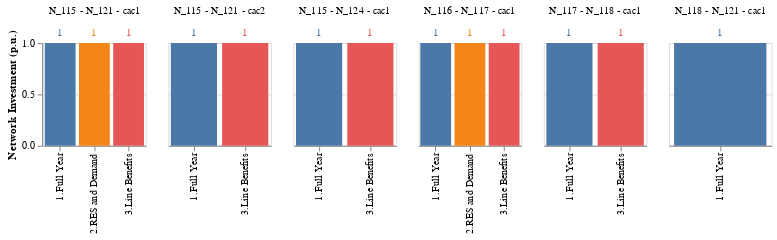

This figure's notebook cell:
### Code cell
import altair as alt

base = alt.Chart(df.reset_index()).encode(
    alt.X("Category2:O").title(''),
    alt.Y("sum(pu):Q").title('Network Investment (p.u.)'),
    alt.Color("Category2:N").title('').legend(None),
    alt.Text("sum(pu):Q", format=".0f"),
).properties(
    width=100,
    height=100
)

alt.layer(
    base.mark_bar(),
    base.mark_text(dy=-10)
).facet(
    alt.Column("Category5:N", title=None)
).configure_facet(spacing=20).resolve_scale(
  x='independent'
)

### Figure 1 — Vega-Lite specification as saved in the notebook (floating-point values rounded to 4 significant figures)
{"config": {"view": {"continuousWidth": 300, "continuousHeight": 300}, "facet": {"spacing": 20}}, "data": {"name": "data-8670774e3947ff3ca5705317206ad583"}, "facet": {"field": "Category5", "title": null, "type": "nominal"}, "spec": {"layer": [{"mark": {"type": "bar"}, "encoding": {"color": {"field": "Category2", "legend": null, "title": "", "type": "nominal"}, "text": {"aggregate": "sum", "field": "pu", "format": ".0f", "type": "quantitative"}, "x": {"field": "Category2", "title": "", "type": "ordinal"}, "y": {"aggregate": "sum", "field": "pu", "title": "Network Investment (p.u.)", "type": "quantitative"}}}, {"mark": {"type": "text", "dy": -10}, "encoding": {"color": {"field": "Category2", "legend": null, "title": "", "type": "nominal"}, "text": {"aggregate": "sum", "field": "pu", "format": ".0f", "type": "quantitative"}, "x": {"field": "Category2", "title": "", "type": "ordinal"}, "y": {"aggregate": "sum", "field": "pu", "title": "Network Investment (p.u.)", "type": "quantitative"}}}], "height": 100, "width": 100}, "resolve": {"scale": {"x": "independent"}}, "$schema": "https://vega.github.io/schema/vega-lite/v5.8.0.json", "datasets": {"data-8670774e3947ff3ca5705317206ad583": [{"InitialNode": "N_115", "FinalNode": "N_121", "Circuit": "cac1", "CaseName": "A.The_full_year_MILP - RTS24", "Category1": "Original", "Category2": "1.Full Year", "Category3": "1.OptModel", "Category4": "1.Full Year - 1.OptModel", "Category5": "N_115 - N_121 - cac1", "p.u.": 1.0, "pu": 1.0}, {"InitialNode": "N_115", "FinalNode": "N_121", "Circuit": "cac1", "CaseName": "D.Representative_days_based_on_RES_and_Demand - RTS24_ByStages", "Category1": "Representative Days", "Category2": "2.RES and Demand", "Category3": "1.OptModel", "Category4": "2.RES and Demand - 1.OptModel", "Category5": "N_115 - N_121 - cac1", "p.u.": 1.0, "pu": 1.0}, {"InitialNode": "N_115", "FinalNode": "N_121", "Circuit": "cac1", "CaseName": "E.Representative_days_based_on_Line_Benefits_OptModel - RTS24_ByStages", "Category1": "Representative Days", "Category2": "3.Line Benefits", "Category3": "1.OptModel", "Category4": "3.Line Benefits - 1.OptModel", "Category5": "N_115 - N_121 - cac1", "p.u.": 1.0, "pu": 1.0}, {"InitialNode": "N_115", "FinalNode": "N_121", "Circuit": "cac2", "CaseName": "A.The_full_year_MILP - RTS24", "Category1": "Original", "Category2": "1.Full Year", "Category3": "1.OptModel", "Category4": "1.Full Year - 1.OptModel", "Category5": "N_115 - N_121 - cac2", "p.u.": 1.0, "pu": 1.0}, {"InitialNode": "N_115", "FinalNode": "N_121", "Circuit": "cac2", "CaseName": "E.Representative_days_based_on_Line_Benefits_OptModel - RTS24_ByStages", "Category1": "Representative Days", "Category2": "3.Line Benefits", "Category3": "1.OptModel", "Category4": "3.Line Benefits - 1.OptModel", "Category5": "N_115 - N_121 - cac2", "p.u.": 1.0, "pu": 1.0}, {"InitialNode": "N_115", "FinalNode": "N_124", "Circuit": "cac1", "CaseName": "A.The_full_year_MILP - RTS24", "Category1": "Original", "Category2": "1.Full Year", "Category3": "1.OptModel", "Category4": "1.Full Year - 1.OptModel", "Category5": "N_115 - N_124 - cac1", "p.u.": 1.0, "pu": 1.0}, {"InitialNode": "N_115", "FinalNode": "N_124", "Circuit": "cac1", "CaseName": "E.Representative_days_based_on_Line_Benefits_OptModel - RTS24_ByStages", "Category1": "Representative Days", "Category2": "3.Line Benefits", "Category3": "1.OptModel", "Category4": "3.Line Benefits - 1.OptModel", "Category5": "N_115 - N_124 - cac1", "p.u.": 1.0, "pu": 1.0}, {"InitialNode": "N_116", "FinalNode": "N_117", "Circuit": "cac1", "CaseName": "A.The_full_year_MILP - RTS24", "Category1": "Original", "Category2": "1.Full Year", "Category3": "1.OptModel", "Category4": "1.Full Year - 1.OptModel", "Category5": "N_116 - N_117 - cac1", "p.u.": 1.0, "pu": 1.0}, {"InitialNode": "N_116", "FinalNode": "N_117", "Circuit": "cac1", "CaseName": "D.Representative_days_based_on_RES_and_Demand - RTS24_ByStages", "Category1": "Representative Days", "Category2": "2.RES and Demand", "Category3": "1.OptModel", "Category4": "2.RES and Demand - 1.OptModel", "Category5": "N_116 - N_117 - cac1", "p.u.": 1.0, "pu": 1.0}, {"InitialNode": "N_116", "FinalNode": "N_117", "Circuit": "cac1", "CaseName": "E.Representative_days_based_on_Line_Benefits_OptModel - RTS24_ByStages", "Category1": "Representative Days", "Category2": "3.Line Benefits", "Category3": "1.OptModel", "Category4": "3.Line Benefits - 1.OptModel", "Category5": "N_116 - N_117 - cac1", "p.u.": 1.0, "pu": 1.0}, {"InitialNode": "N_117", "FinalNode": "N_118", "Circuit": "cac1", "CaseName": "A.The_full_year_MILP - RTS24", "Category1": "Original", "Category2": "1.Full Year", "Category3": "1.OptModel", "Category4": "1.Full Year - 1.OptModel", "Category5": "N_117 - N_118 - cac1", "p.u.": 1.0, "pu": 1.0}, {"InitialNode": "N_117", "FinalNode": "N_118", "Circuit": "cac1", "CaseName": "E.Representative_days_based_on_Line_Benefits_OptModel - RTS24_ByStages", "Category1": "Representative Days", "Category2": "3.Line Benefits", "Category3": "1.OptModel", "Category4": "3.Line Benefits - 1.OptModel", "Category5": "N_117 - N_118 - cac1", "p.u.": 1.0, "pu": 1.0}, {"InitialNode": "N_118", "FinalNode": "N_121", "Circuit": "cac1", "CaseName": "A.The_full_year_MILP - RTS24", "Category1": "Original", "Category2": "1.Full Year", "Category3": "1.OptModel", "Category4": "1.Full Year - 1.OptModel", "Category5": "N_118 - N_121 - cac1", "p.u.": 1.0, "pu": 1.0}]}}
